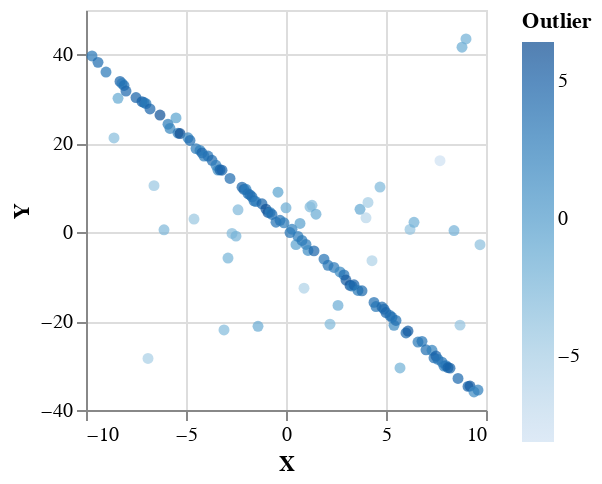

The cell this chart's notebook holds for it:
### Code cell
plotVega  $ take 5000 (zip (fst <$> samples) (outlierProb mhRuns))

### Figure 1 — Vega-Lite specification as saved in the notebook (floating-point values rounded to 4 significant figures; data arrays with more than 128 entries replaced by an {"elided": "..."} marker saying what was removed)
{"$schema": "https://vega.github.io/schema/vega-lite/v4.json", "data": {"values": {"elided": "201 records"}}, "encoding": {"color": {"field": "Outlier", "type": "quantitative"}, "x": {"field": "X", "type": "quantitative"}, "y": {"field": "Y", "type": "quantitative"}}, "height": 200, "mark": "circle", "width": 200}
